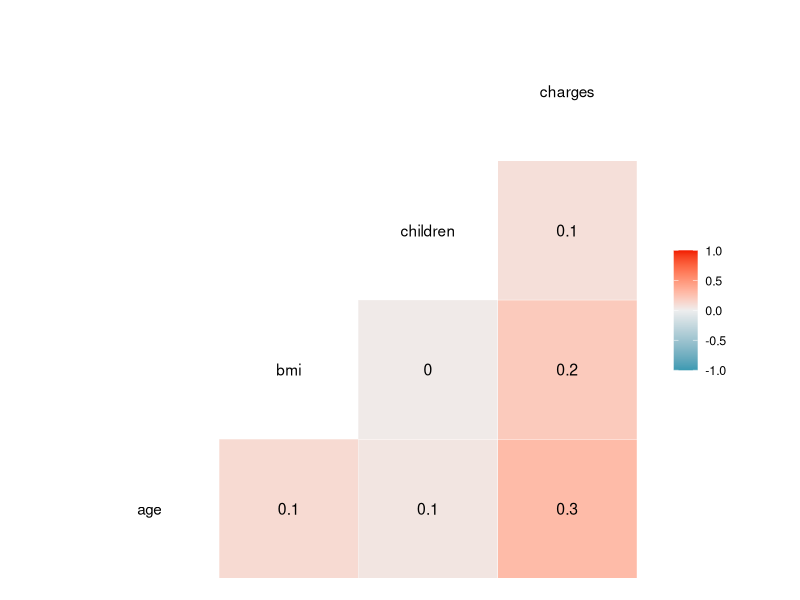
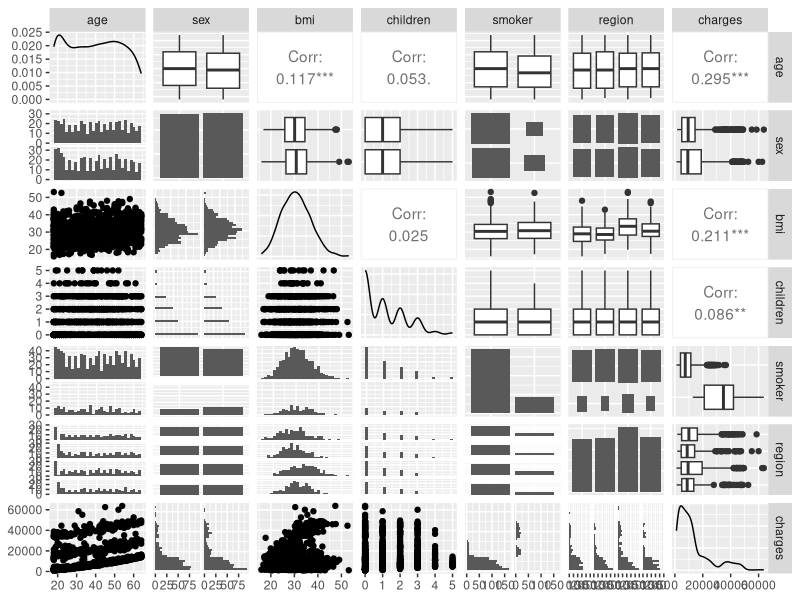
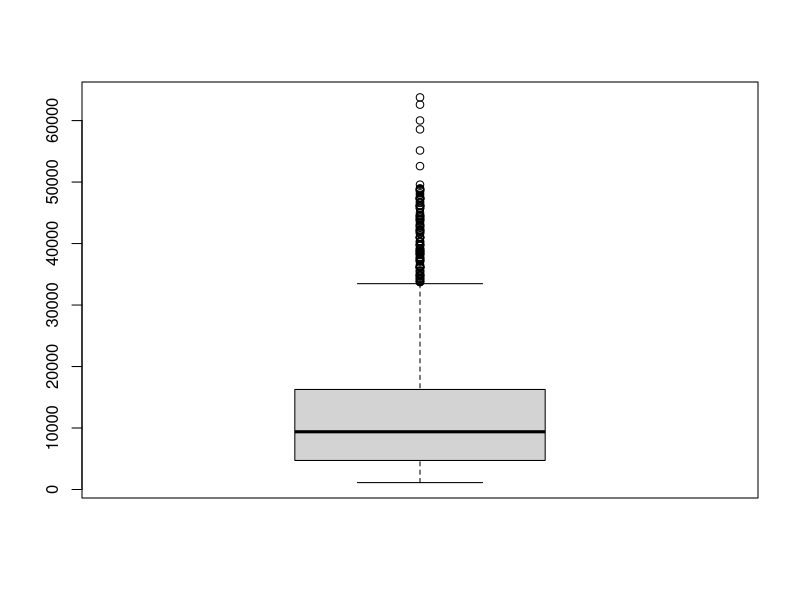
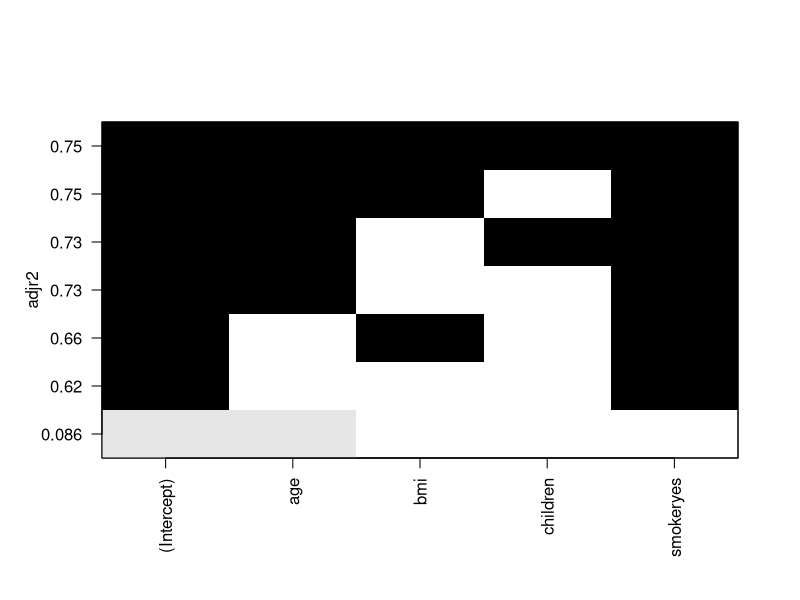

Here is the R script that generated these plots, in order:
## ---- chunk 1
knitr::opts_chunk$set(echo = TRUE, message = F)
## ---- chunk 2
library(dplyr)
library(GGally)
library(lmtest)
library(car)
library(ggplot2)
library(leaps)
library(MLmetrics)
## ---- chunk 3
insurance <- read.csv("insurance.csv")
data_test <- read.csv("insurance_test.csv")
## ---- chunk 4
str(insurance)
## ---- chunk 5
ggcorr(insurance, label = T)
## ---- chunk 6
ggpairs(insurance)
## ---- chunk 7
boxplot(insurance$charges)
## ---- chunk 8
model_full <- lm(charges~.,insurance)
summary(model_full)
## ---- chunk 9
model_bw <- step(model_full, direction = "backward")
summary(model_bw)
## ---- chunk 10

reg_sub <- regsubsets(charges ~ age + bmi + children + smoker, data = insurance, nbest = 2)
plot(reg_sub, scale = "adjr2")
## ---- chunk 11
shapiro.test(model_bw$residuals)
## ---- chunk 12
bptest(model_bw)
## ---- chunk 13
vif(model_bw)
## ---- chunk 14
cor.test(insurance$bmi, insurance$charges)
## ---- chunk 15
cor.test(insurance$children, insurance$charges)
## ---- chunk 16
pred <- predict(model_bw, data_test)
## ---- chunk 17
RMSE(pred, data_test$charges)
MAE(pred, data_test$charges)
